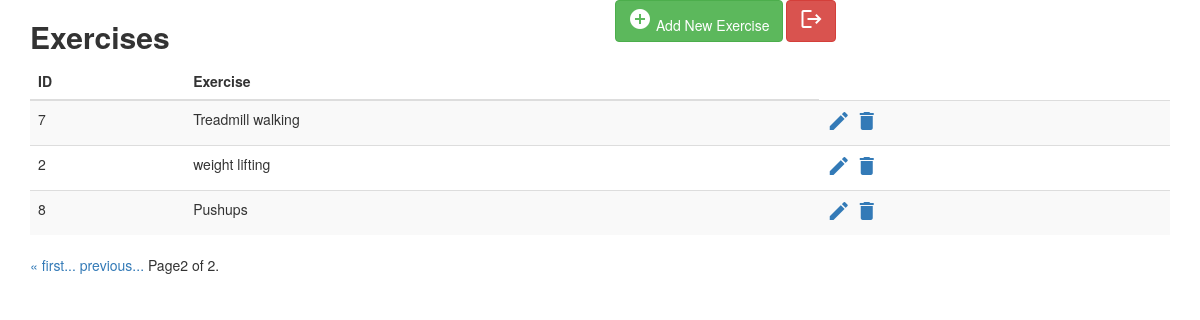
Screenshot of /admin-index?page=2 (signed in) with the database file from the repository.
### workout/models.py (models this page shows, shortened)
class Exercise_list(models.Model):
    sl_no = models.IntegerField(unique=True)
    Exercise = models.CharField(max_length=500)

### workout/views.py (the view)
# urls.py: path('admin-index', views.index, name='admin-index'),
@login_required(login_url='extend_index')
def index(request):
    exr = Exercise_list.objects.all()
    paginator = Paginator(exr, 5)   #
    page_number = request.GET.get('page')   #
    exr = paginator.get_page(page_number)   #
    context = {'exr': exr, }
    return render(request, 'admin-index.html', context=context)

### templates/admin-index.html (shortened to what this page needs)
<!DOCTYPE html>
{% load static %}
<html lang="en">
<head>
<link rel="stylesheet" href="https://maxcdn.bootstrapcdn.com/font-awesome/4.7.0/css/font-awesome.min.css">
<link rel="stylesheet" href="https://maxcdn.bootstrapcdn.com/bootstrap/3.3.7/css/bootstrap.min.css">
  <body>
    <div class="container">
        <div class="table-wrapper">
            <div class="table-title">
                <div class="row">
                    <div class="col-sm-6">
						<h2><b>Exercises</b></h2>
					</div>
					<div class="col-sm-6">
						<a href="#addEmployeeModal" class="btn btn-success" data-toggle="modal"><i class="material-icons">&#xE147;</i> <span>Add New Exercise</span></a>
						<a href="/logout" class="btn btn-danger"><span class="material-icons">logout</span></a>
					</div>
                </div>
            </div>
            <table class="table table-striped table-hover">
                <thead>
                    <tr>
                        <th>ID</th>
                        <th>Exercise</th>
                    </tr>
                </thead>
                <tbody>
				{% for i in exr %}
                    <tr>
                        <td>{{i.sl_no }}</td>
                        <td>{{i.Exercise}}</td>
                        <td>
                            <a href="#editEmployeeModal-{{forloop.counter}}" class="edit" data-toggle="modal"><i class="material-icons" data-toggle="tooltip" title="Edit">&#xE254;</i></a>
                            <a href="#deleteEmployeeModal-{{forloop.counter}}" class="delete" data-toggle="modal"><i class="material-icons" data-toggle="tooltip" title="Delete">&#xE872;</i></a>
                        </td>
                    </tr>
				{% endfor %}
                </tbody>
            </table>
			<div class="paginator">
                <span class="step-links">
                {% if exr.has_previous %}
				<a href="?page=1">&laquo; first...</a>
				<a href="?page={{exr.previous_page_number}}">previous...</a>
				{% endif %}
				<span class="current">
					Page{{exr.number }} of {{exr.paginator.num_pages}}.
				</span>
				</span>
            </div>
		</div>
    </div>
</body>
</html>

### rows the page displays
Exercise_list: sl_no "7", Exercise "Treadmill walking"
Exercise_list: sl_no "2", Exercise "weight lifting"
Exercise_list: sl_no "8", Exercise "Pushups"

### other values shown
{{ exr.number }} "2"
{{ exr.paginator.num_pages }} "2"
